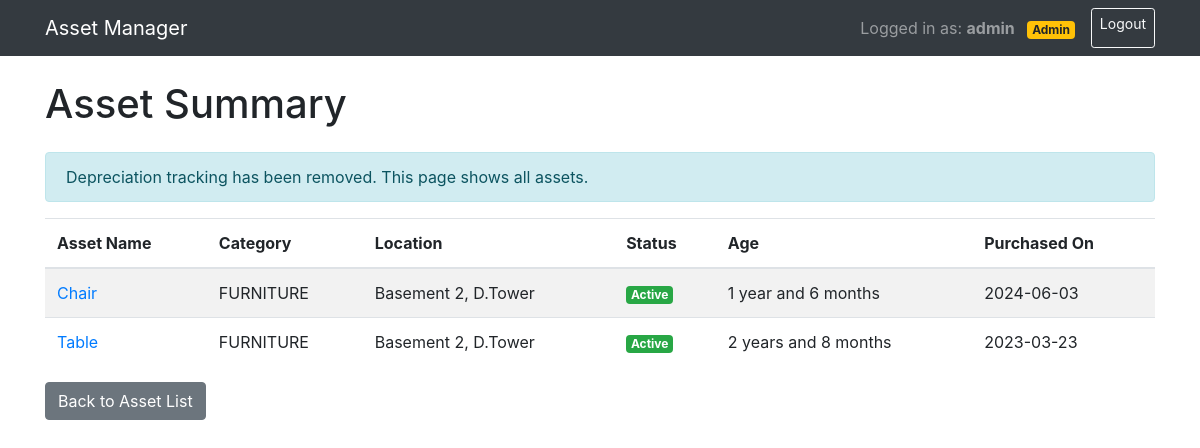
Page /depreciation_summary (signed in) on the committed database.
### app/models.py (models this page shows)
class Asset(db.Model):
    id = db.Column(db.Integer, primary_key=True)
    name = db.Column(db.String(100), nullable=False)
    category_id = db.Column(db.Integer, db.ForeignKey('category.id'), nullable=False)
    subcategory_id = db.Column(db.Integer, db.ForeignKey('sub_category.id'), nullable=False)
    location_id = db.Column(db.Integer, db.ForeignKey('location.id'), nullable=False)
    sublocation_id = db.Column(db.Integer, db.ForeignKey('sub_location.id'), nullable=False)
    status = db.Column(db.String(50), nullable=False)
    assigned_to = db.Column(db.String(100))
    purchased_on = db.Column(db.Date, nullable=False)
    serial_number = db.Column(db.String(100), unique=True, nullable=False)
    unit_of_measure = db.Column(db.String(10), default='number')  # ft., sqft., number, tr.
    quantity = db.Column(db.Float, default=1.0)
    category = db.relationship('Category', backref='assets')
    subcategory = db.relationship('SubCategory', backref='assets')
    location = db.relationship('Location', backref='assets')
    sub_location = db.relationship('SubLocation', backref='assets')
    @property
    def age(self):
        if not self.purchased_on:
            return "N/A"
        delta = relativedelta(date.today(), self.purchased_on)
        years = delta.years
        months = delta.months
        if years == 0 and months == 0:
            return "Less than 1 month"
        elif years == 0:
            return f"{months} month{'s' if months != 1 else ''}"
        elif months == 0:
            return f"{years} year{'s' if years != 1 else ''}"
        else:
            return f"{years} year{'s' if years != 1 else ''} and {months} month{'s' if months != 1 else ''}"

class Category(db.Model):
    id = db.Column(db.Integer, primary_key=True)
    name = db.Column(db.String(50), unique=True, nullable=False)
    code = db.Column(db.String(10), unique=True, nullable=False)

class Location(db.Model):
    id = db.Column(db.Integer, primary_key=True)
    name = db.Column(db.String(50), unique=True, nullable=False)
    code = db.Column(db.String(10), unique=True, nullable=False)

### app/views.py (the view)
@app.route('/depreciation_summary', methods=['GET'])
@login_required
def depreciation_summary():
    assets = Asset.query.all()
    return render_template('depreciation_summary.html', assets=assets)

### app/views.py (called while the page is built)
def login_required(f):
    @wraps(f)
    def decorated_function(*args, **kwargs):
        if 'user_id' not in session:
            flash('Please login to access this page.', 'error')
            return redirect(url_for('login', next=request.url))
        return f(*args, **kwargs)
    return decorated_function

### app/templates/depreciation_summary.html
{% extends 'base.html' %}
{% block content %}
    <h1 class="mb-4">Asset Summary</h1>
    <div class="alert alert-info">
        <p class="mb-0">Depreciation tracking has been removed. This page shows all assets.</p>
    </div>
    <div class="table-responsive">
        <table class="table table-striped">
            <thead>
                <tr>
                    <th>Asset Name</th>
                    <th>Category</th>
                    <th>Location</th>
                    <th>Status</th>
                    <th>Age</th>
                    <th>Purchased On</th>
                </tr>
            </thead>
            <tbody>
                {% for asset in assets %}
                <tr>
                    <td><a href="{{ url_for('asset_detail', asset_id=asset.id) }}">{{ asset.name }}</a></td>
                    <td>{{ asset.category.name }}</td>
                    <td>{{ asset.location.name }}</td>
                    <td>
                        <span class="badge badge-{% if asset.status == 'Active' %}success{% elif asset.status == 'Free' %}info{% elif asset.status == 'Under Repair' %}warning{% else %}danger{% endif %}">
                            {{ asset.status }}
                        </span>
                    </td>
                    <td>{{ asset.age if asset.purchased_on else 'N/A' }}</td>
                    <td>{{ asset.purchased_on }}</td>
                </tr>
                {% endfor %}
            </tbody>
        </table>
    </div>
    <a href="{{ url_for('list_assets') }}" class="btn btn-secondary">Back to Asset List</a>
{% endblock %}

### rows in the picture
Asset: name "Chair", category.name "FURNITURE", location.name "Basement 2, D.Tower", status "Active", purchased_on "1 year and 6 months", purchased_on "2024-06-03"
Asset: name "Table", category.name "FURNITURE", location.name "Basement 2, D.Tower", status "Active", purchased_on "2 years and 8 months", purchased_on "2023-03-23"

### other values in the picture
{{ session.get('username') }} "admin"
